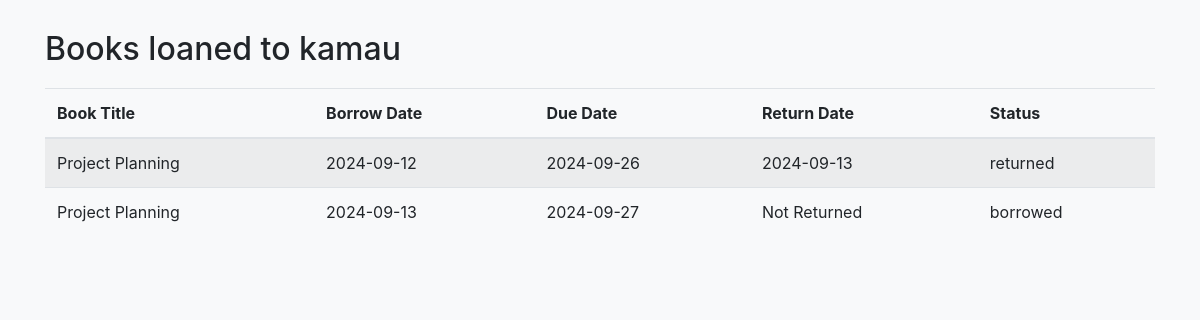
Page /librarian/member/1/loans on the earlier database version.
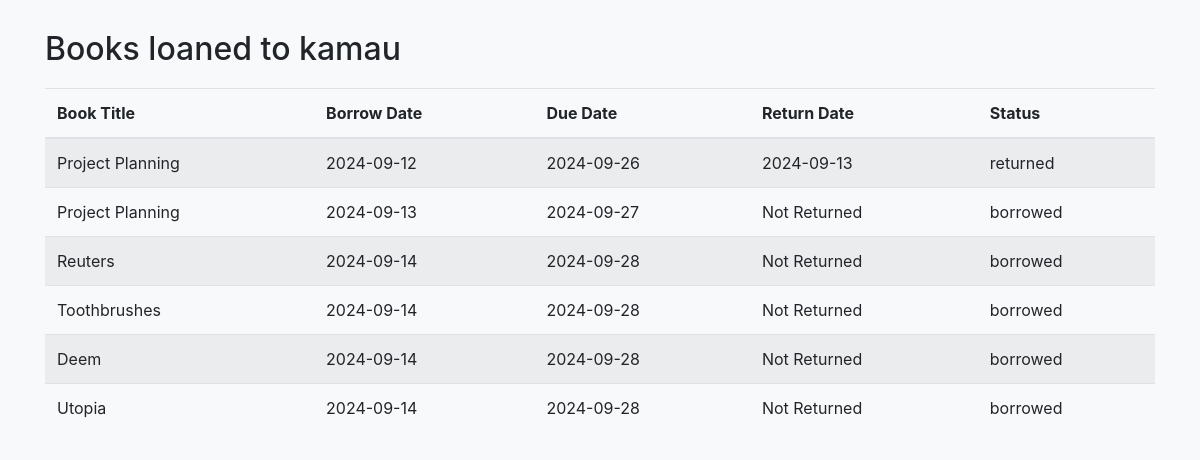
Same page on the later database version.
### models.py (models this page shows, shortened)
class Loan(db.Model):
    id = db.Column(db.Integer, primary_key=True)
    book_id = db.Column(db.Integer, db.ForeignKey('book.id'), nullable=False)
    member_id = db.Column(db.Integer, db.ForeignKey('member.id'), nullable=False)
    borrow_date = db.Column(db.DateTime, default=datetime.utcnow)
    return_date = db.Column(db.DateTime, nullable=True)
    due_date = db.Column(db.DateTime, default=lambda: datetime.utcnow() + timedelta(days=14))
    status = db.Column(db.String(50), default='borrowed')  # Options: 'borrowed', 'returned', 'overdue'
    book = db.relationship('Book', backref=db.backref('loans', lazy=True))

class Book(db.Model):
    id = db.Column(db.Integer, primary_key=True)
    picture = db.Column(db.String(120), nullable=True)
    title = db.Column(db.String(150), nullable=False)
    author = db.Column(db.String(100), nullable=False)
    isbn = db.Column(db.String(20), unique=True, nullable=False)
    genre = db.Column(db.String(50), nullable=True)
    description = db.Column(db.String(50), nullable=False)
    publication_year = db.Column(db.Integer)
    available_quantity = db.Column(db.Integer, default=1)
    total_quantity = db.Column(db.Integer, default=1)
    shelf = db.Column(db.String(100), nullable=False)

### app.py (the view)
@app.route('/librarian/member/<int:member_id>/loans')
def librarian_member_loans(member_id):
    member = Member.query.get_or_404(member_id)
    loans = Loan.query.filter_by(member_id=member_id).all()
    return render_template('librarian_member_loans.html', loans=loans, member=member)

### templates/librarian_member_loans.html (shortened to what this page needs)
<!DOCTYPE html>
<html lang="en">
<head>
    <link href="https://stackpath.bootstrapcdn.com/bootstrap/4.5.2/css/bootstrap.min.css" rel="stylesheet">
</head>
<body>
<div class="container">
    <h2>Books loaned to {{ member.username }}</h2>
    <table class="table table-striped">
        <thead>
            <tr>
                <th>Book Title</th>
                <th>Borrow Date</th>
                <th>Due Date</th>
                <th>Return Date</th>
                <th>Status</th>
            </tr>
        </thead>
        <tbody>
            {% for loan in loans %}
            <tr class="{% if loan.status == 'overdue' %}table-danger{% endif %}">
                <td>{{ loan.book.title }}</td>
                <td>{{ loan.borrow_date.strftime('%Y-%m-%d') }}</td>
                <td>{{ loan.due_date.strftime('%Y-%m-%d') }}</td>
                <td>
                    {% if loan.return_date %}
                        {{ loan.return_date.strftime('%Y-%m-%d') }}
                    {% else %}
                        Not Returned
                    {% endif %}
                </td>
                <td>{{ loan.status }}</td>
            </tr>
            {% endfor %}
        </tbody>
    </table>
</div>
</body>
</html>

Differences in the rows shown:
added Loan: book "Reuters", borrow_date "2024-09-14", due_date "2024-09-28", shows "Not Returned", status "borrowed"
added Loan: book "Toothbrushes", borrow_date "2024-09-14", due_date "2024-09-28", shows "Not Returned", status "borrowed"
added Loan: book "Deem", borrow_date "2024-09-14", due_date "2024-09-28", shows "Not Returned", status "borrowed"
added Loan: book "Utopia", borrow_date "2024-09-14", due_date "2024-09-28", shows "Not Returned", status "borrowed"
